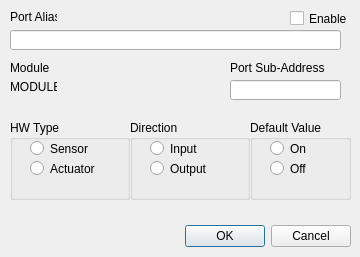
<?xml version="1.0" encoding="UTF-8"?>
<ui version="4.0">
 <class>DialogEditModule</class>
 <widget class="QDialog" name="DialogEditModule">
  <property name="geometry">
   <rect>
    <x>0</x>
    <y>0</y>
    <width>360</width>
    <height>257</height>
   </rect>
  </property>
  <property name="windowTitle">
   <string>Dialog</string>
  </property>
  <widget class="QDialogButtonBox" name="buttonBox">
   <property name="geometry">
    <rect>
     <x>10</x>
     <y>220</y>
     <width>341</width>
     <height>32</height>
    </rect>
   </property>
   <property name="orientation">
    <enum>Qt::Horizontal</enum>
   </property>
   <property name="standardButtons">
    <set>QDialogButtonBox::Cancel|QDialogButtonBox::Ok</set>
   </property>
  </widget>
  <widget class="QLineEdit" name="alias_2">
   <property name="geometry">
    <rect>
     <x>230</x>
     <y>80</y>
     <width>111</width>
     <height>20</height>
    </rect>
   </property>
  </widget>
  <widget class="QLabel" name="label_2">
   <property name="geometry">
    <rect>
     <x>10</x>
     <y>80</y>
     <width>47</width>
     <height>13</height>
    </rect>
   </property>
   <property name="text">
    <string>MODULE</string>
   </property>
  </widget>
  <widget class="QGroupBox" name="groupBox">
   <property name="geometry">
    <rect>
     <x>10</x>
     <y>120</y>
     <width>120</width>
     <height>80</height>
    </rect>
   </property>
   <property name="title">
    <string>HW Type</string>
   </property>
   <widget class="QRadioButton" name="radioButton_3">
    <property name="geometry">
     <rect>
      <x>20</x>
      <y>20</y>
      <width>71</width>
      <height>17</height>
     </rect>
    </property>
    <property name="text">
     <string>Sensor</string>
    </property>
   </widget>
   <widget class="QRadioButton" name="radioButton_4">
    <property name="geometry">
     <rect>
      <x>20</x>
      <y>40</y>
      <width>71</width>
      <height>17</height>
     </rect>
    </property>
    <property name="text">
     <string>Actuator</string>
    </property>
   </widget>
  </widget>
  <widget class="QLabel" name="label">
   <property name="geometry">
    <rect>
     <x>10</x>
     <y>10</y>
     <width>47</width>
     <height>13</height>
    </rect>
   </property>
   <property name="text">
    <string>Port Alias</string>
   </property>
  </widget>
  <widget class="QGroupBox" name="groupBox_3">
   <property name="geometry">
    <rect>
     <x>250</x>
     <y>120</y>
     <width>101</width>
     <height>80</height>
    </rect>
   </property>
   <property name="title">
    <string>Default Value</string>
   </property>
   <widget class="QRadioButton" name="radioButton_5">
    <property name="geometry">
     <rect>
      <x>20</x>
      <y>20</y>
      <width>51</width>
      <height>17</height>
     </rect>
    </property>
    <property name="text">
     <string>On</string>
    </property>
   </widget>
   <widget class="QRadioButton" name="radioButton_6">
    <property name="geometry">
     <rect>
      <x>20</x>
      <y>40</y>
      <width>51</width>
      <height>17</height>
     </rect>
    </property>
    <property name="text">
     <string>Off</string>
    </property>
   </widget>
  </widget>
  <widget class="QLabel" name="label_6">
   <property name="geometry">
    <rect>
     <x>10</x>
     <y>60</y>
     <width>81</width>
     <height>16</height>
    </rect>
   </property>
   <property name="text">
    <string>Module</string>
   </property>
  </widget>
  <widget class="QLineEdit" name="alias">
   <property name="geometry">
    <rect>
     <x>10</x>
     <y>30</y>
     <width>331</width>
     <height>20</height>
    </rect>
   </property>
  </widget>
  <widget class="QLabel" name="label_3">
   <property name="geometry">
    <rect>
     <x>230</x>
     <y>60</y>
     <width>111</width>
     <height>16</height>
    </rect>
   </property>
   <property name="text">
    <string>Port Sub-Address</string>
   </property>
  </widget>
  <widget class="QCheckBox" name="checkBox">
   <property name="geometry">
    <rect>
     <x>290</x>
     <y>10</y>
     <width>61</width>
     <height>17</height>
    </rect>
   </property>
   <property name="text">
    <string>Enable</string>
   </property>
  </widget>
  <widget class="QGroupBox" name="groupBox_2">
   <property name="geometry">
    <rect>
     <x>130</x>
     <y>120</y>
     <width>120</width>
     <height>80</height>
    </rect>
   </property>
   <property name="title">
    <string>Direction</string>
   </property>
   <widget class="QRadioButton" name="radioButton">
    <property name="geometry">
     <rect>
      <x>20</x>
      <y>20</y>
      <width>61</width>
      <height>17</height>
     </rect>
    </property>
    <property name="text">
     <string>Input</string>
    </property>
   </widget>
   <widget class="QRadioButton" name="radioButton_2">
    <property name="geometry">
     <rect>
      <x>20</x>
      <y>40</y>
      <width>61</width>
      <height>17</height>
     </rect>
    </property>
    <property name="text">
     <string>Output</string>
    </property>
   </widget>
  </widget>
 </widget>
 <resources/>
 <connections>
  <connection>
   <sender>buttonBox</sender>
   <signal>accepted()</signal>
   <receiver>DialogEditModule</receiver>
   <slot>accept()</slot>
   <hints>
    <hint type="sourcelabel">
     <x>248</x>
     <y>254</y>
    </hint>
    <hint type="destinationlabel">
     <x>157</x>
     <y>274</y>
    </hint>
   </hints>
  </connection>
  <connection>
   <sender>buttonBox</sender>
   <signal>rejected()</signal>
   <receiver>DialogEditModule</receiver>
   <slot>reject()</slot>
   <hints>
    <hint type="sourcelabel">
     <x>316</x>
     <y>260</y>
    </hint>
    <hint type="destinationlabel">
     <x>286</x>
     <y>274</y>
    </hint>
   </hints>
  </connection>
 </connections>
</ui>
